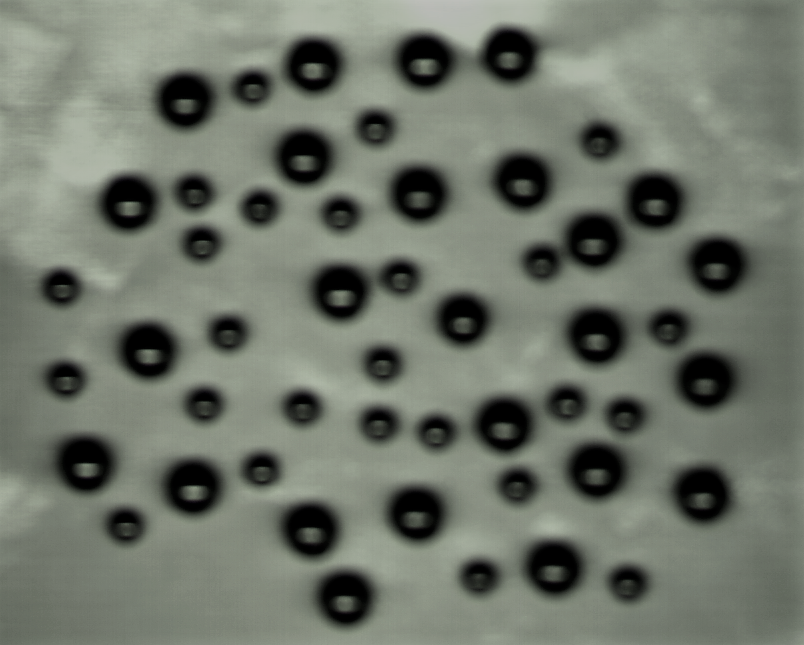
%> input picture 501.bmp, 804 x 645 px
$ octave M5CannyEdgeDetector.m   (GNU Octave 9; MATLAB toolbox functions it lacks are replaced by stand-ins)
%> lines starting %> are read from the running program, lines starting %| are printed output that depends on the picture; in (x1, y1, x2, y2) boxes, pixels count from 0 and x2, y2 are one past the last pixel; in counts of white or black regions, pixels touching at a corner belong together; the program's own positions count from 1
clear

origImg=imread('C:\Users\lenovo\Documents\MATLAB\imageProcessing\501.BMP');
%> origImg is the input picture: size 645x804x3 uint8; mean R, G, B 110.5, 116.7, 105.4
grayImg=rgb2gray(origImg);
edgeImg=edge(grayImg,'Sobel',0.02);
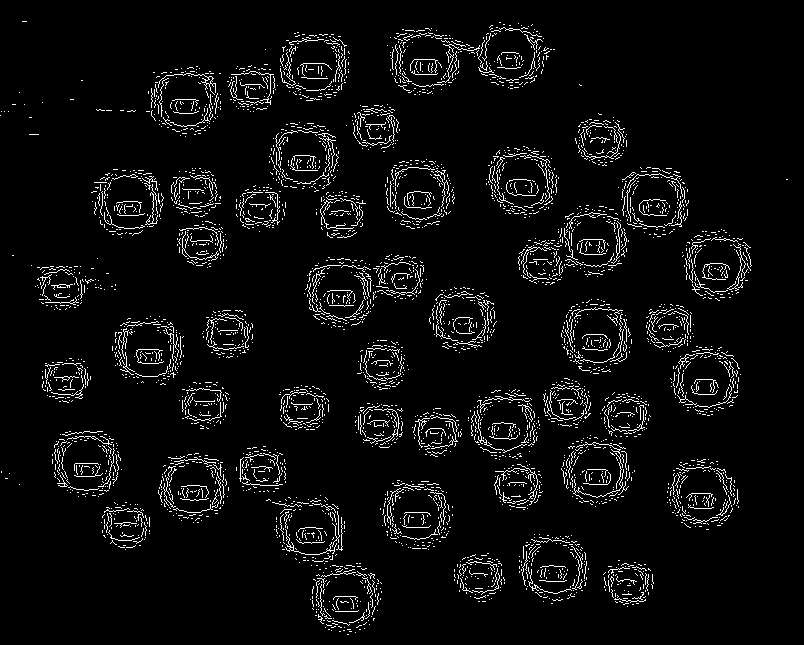
%> edgeImg: size 645x804 logical; 5% white in thin lines or dots

figure('Position',[200,40,900,500],'name','Canny算子');

edgeImg4=edge(grayImg,'Canny',0.28);%普遍认为Canny算子效果最好
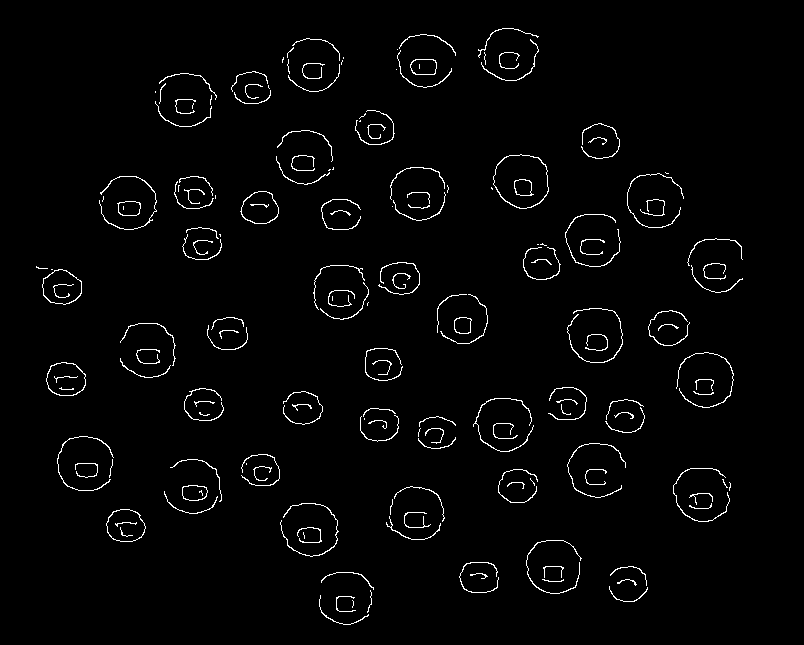
%> edgeImg4: size 645x804 logical; 2.1% white in thin lines or dots, all inside (x1, y1, x2, y2) = (36, 28, 743, 625)
imshow(edgeImg4);
title("Canny")

$ run again, with 1.9.2.jpg saved as 501.bmp
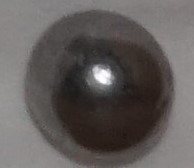
%> input picture 1.9.2.jpg, 194 x 168 px
%> origImg is the input picture: size 168x194x3 uint8; mean R, G, B 97.7, 92.7, 91
%> `edgeImg=edge(grayImg,'Sobel',0.02);`:
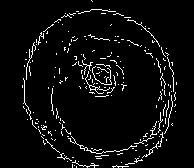
%> edgeImg: size 168x194 logical; 4.9% white in thin lines or dots, all inside (x1, y1, x2, y2) = (22, 0, 177, 168)
%> `edgeImg4=edge(grayImg,'Canny',0.28);`:
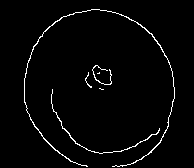
%> edgeImg4: size 168x194 logical; 2.5% white in thin lines or dots, all inside (x1, y1, x2, y2) = (24, 9, 175, 167)

$ run again, with mensweardog.jpg saved as 501.bmp
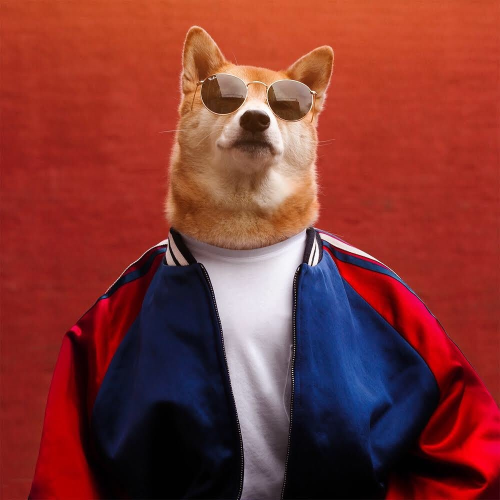
%> input picture mensweardog.jpg, 1000 x 1000 px (shown at 1/2 size)
%> origImg is the input picture: size 1000x1000x3 uint8; mean R, G, B 131.9, 54.5, 50.9
%> `edgeImg=edge(grayImg,'Sobel',0.02);`:
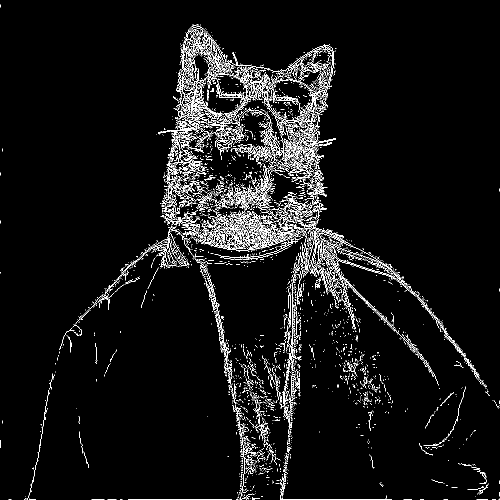
%> edgeImg: size 1000x1000 logical (shown at 1/2 size); 4.6% white in thin lines or dots
%> `edgeImg4=edge(grayImg,'Canny',0.28);`:
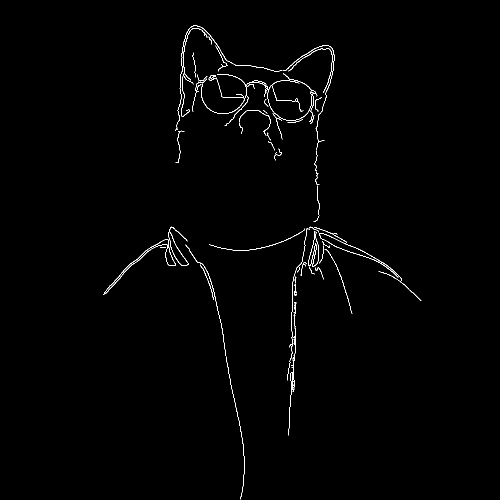
%> edgeImg4: size 1000x1000 logical (shown at 1/2 size); 0.76% white in thin lines or dots, all inside (x1, y1, x2, y2) = (206, 51, 843, 999)

$ run again, with p2246933061.jpg saved as 501.bmp
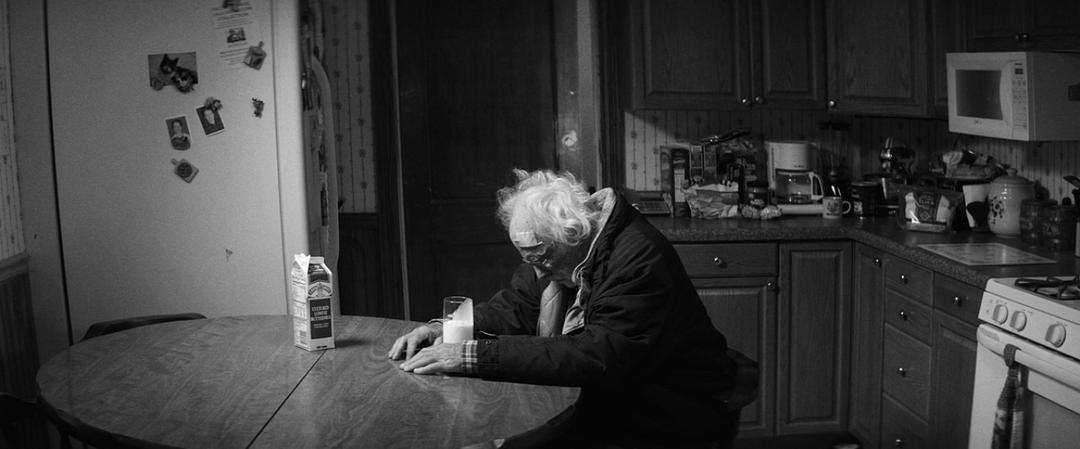
%> input picture p2246933061.jpg, 1080 x 449 px
%> origImg is the input picture: size 449x1080x3 uint8; mean R, G, B 59.2, 58.8, 59.9
%> `edgeImg=edge(grayImg,'Sobel',0.02);`:
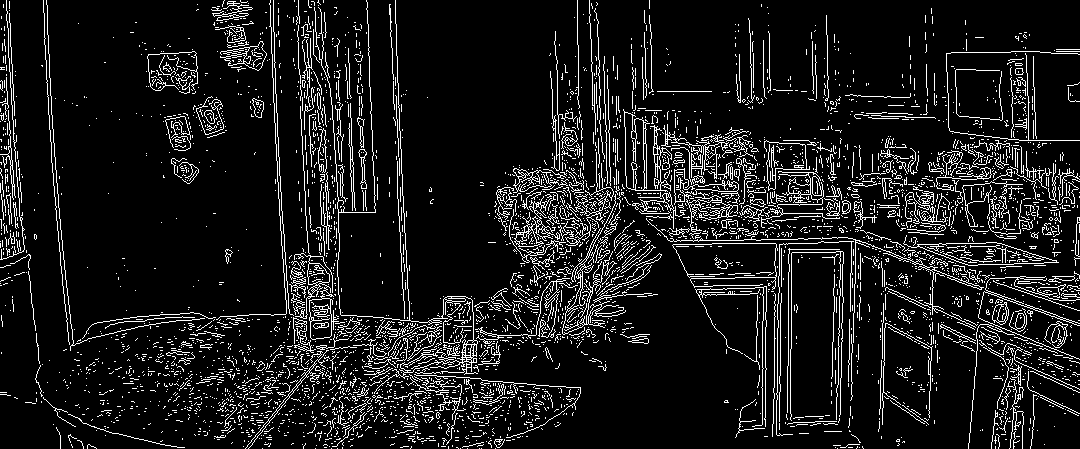
%> edgeImg: size 449x1080 logical; 10.3% white in thin lines or dots
%> `edgeImg4=edge(grayImg,'Canny',0.28);`:
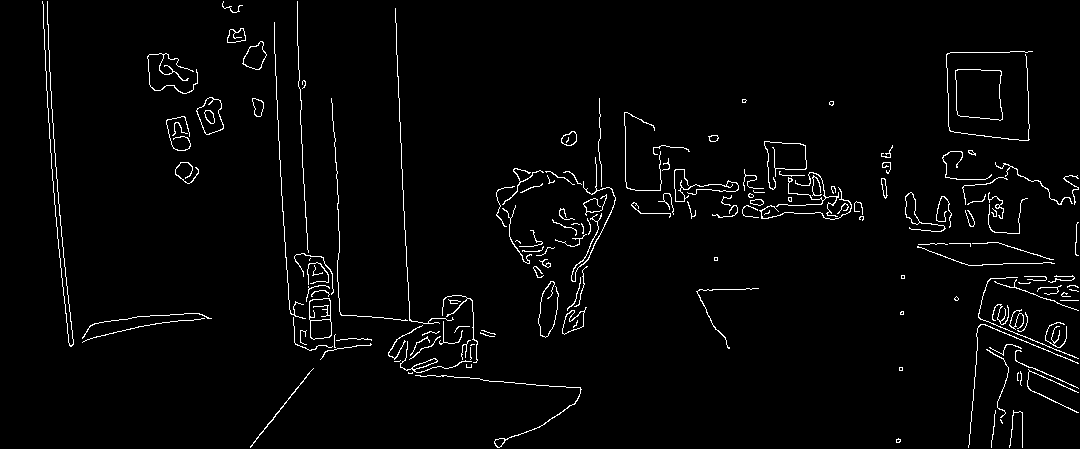
%> edgeImg4: size 449x1080 logical; 2.6% white in thin lines or dots
